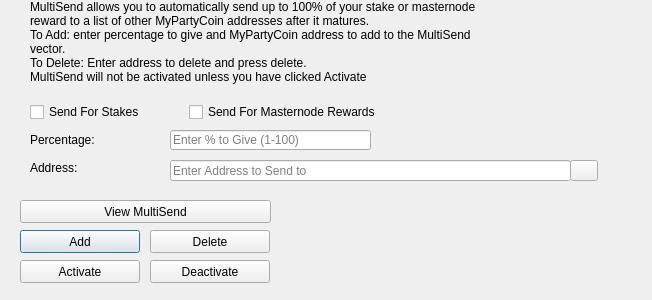
<?xml version="1.0" encoding="UTF-8"?>
<ui version="4.0">
 <class>MultiSendDialog</class>
 <widget class="QDialog" name="MultiSendDialog">
  <property name="windowModality">
   <enum>Qt::NonModal</enum>
  </property>
  <property name="geometry">
   <rect>
    <x>0</x>
    <y>0</y>
    <width>652</width>
    <height>300</height>
   </rect>
  </property>
  <property name="windowTitle">
   <string>MultiSend</string>
  </property>
  <widget class="QLineEdit" name="multiSendPercentEdit">
   <property name="geometry">
    <rect>
     <x>170</x>
     <y>130</y>
     <width>201</width>
     <height>20</height>
    </rect>
   </property>
   <property name="toolTip">
    <string>Enter whole numbers 1 - 100</string>
   </property>
   <property name="placeholderText">
    <string>Enter % to Give (1-100)</string>
   </property>
  </widget>
  <widget class="QLineEdit" name="multiSendAddressEdit">
   <property name="geometry">
    <rect>
     <x>170</x>
     <y>160</y>
     <width>401</width>
     <height>21</height>
    </rect>
   </property>
   <property name="toolTip">
    <string/>
   </property>
   <property name="placeholderText">
    <string>Enter Address to Send to</string>
   </property>
  </widget>
  <widget class="QLabel" name="label_2">
   <property name="geometry">
    <rect>
     <x>30</x>
     <y>0</y>
     <width>451</width>
     <height>121</height>
    </rect>
   </property>
   <property name="lineWidth">
    <number>1</number>
   </property>
   <property name="text">
    <string>MultiSend allows you to automatically send up to 100% of your stake or masternode reward to a list of other MyPartyCoin addresses after it matures.
To Add: enter percentage to give and MyPartyCoin address to add to the MultiSend vector.
To Delete: Enter address to delete and press delete.
MultiSend will not be activated unless you have clicked Activate</string>
   </property>
   <property name="alignment">
    <set>Qt::AlignLeading|Qt::AlignLeft|Qt::AlignTop</set>
   </property>
   <property name="wordWrap">
    <bool>true</bool>
   </property>
  </widget>
  <widget class="QLabel" name="message">
   <property name="geometry">
    <rect>
     <x>290</x>
     <y>200</y>
     <width>351</width>
     <height>91</height>
    </rect>
   </property>
   <property name="text">
    <string/>
   </property>
  </widget>
  <widget class="QPushButton" name="addButton">
   <property name="geometry">
    <rect>
     <x>20</x>
     <y>230</y>
     <width>120</width>
     <height>23</height>
    </rect>
   </property>
   <property name="toolTip">
    <string/>
   </property>
   <property name="statusTip">
    <string>Add to MultiSend Vector</string>
   </property>
   <property name="text">
    <string>Add</string>
   </property>
  </widget>
  <widget class="QPushButton" name="disableButton">
   <property name="geometry">
    <rect>
     <x>150</x>
     <y>260</y>
     <width>120</width>
     <height>23</height>
    </rect>
   </property>
   <property name="statusTip">
    <string>Deactivate MultiSend</string>
   </property>
   <property name="text">
    <string>Deactivate</string>
   </property>
  </widget>
  <widget class="QPushButton" name="addressBookButton">
   <property name="geometry">
    <rect>
     <x>570</x>
     <y>160</y>
     <width>28</width>
     <height>21</height>
    </rect>
   </property>
   <property name="toolTip">
    <string>Choose an address from the address book</string>
   </property>
   <property name="text">
    <string/>
   </property>
   <property name="icon">
    <iconset resource="../mypartycoin.qrc">
     <normaloff>:/icons/address-book</normaloff>:/icons/address-book</iconset>
   </property>
   <property name="shortcut">
    <string>Alt+A</string>
   </property>
   <property name="autoDefault">
    <bool>false</bool>
   </property>
  </widget>
  <widget class="QLabel" name="label">
   <property name="geometry">
    <rect>
     <x>30</x>
     <y>130</y>
     <width>121</width>
     <height>20</height>
    </rect>
   </property>
   <property name="toolTip">
    <string>Percentage of stake to send</string>
   </property>
   <property name="text">
    <string>Percentage:</string>
   </property>
  </widget>
  <widget class="QLabel" name="label_5">
   <property name="geometry">
    <rect>
     <x>30</x>
     <y>160</y>
     <width>111</width>
     <height>16</height>
    </rect>
   </property>
   <property name="toolTip">
    <string>Address to send portion of stake to</string>
   </property>
   <property name="text">
    <string>Address:</string>
   </property>
  </widget>
  <widget class="QPushButton" name="deleteButton">
   <property name="geometry">
    <rect>
     <x>150</x>
     <y>230</y>
     <width>120</width>
     <height>23</height>
    </rect>
   </property>
   <property name="toolTip">
    <string/>
   </property>
   <property name="statusTip">
    <string>Delete Address From MultiSend Vector</string>
   </property>
   <property name="text">
    <string>Delete</string>
   </property>
  </widget>
  <widget class="QPushButton" name="activateButton">
   <property name="geometry">
    <rect>
     <x>20</x>
     <y>260</y>
     <width>120</width>
     <height>23</height>
    </rect>
   </property>
   <property name="statusTip">
    <string>Activate MultiSend</string>
   </property>
   <property name="text">
    <string>Activate</string>
   </property>
  </widget>
  <widget class="QPushButton" name="viewButton">
   <property name="geometry">
    <rect>
     <x>20</x>
     <y>200</y>
     <width>251</width>
     <height>23</height>
    </rect>
   </property>
   <property name="toolTip">
    <string/>
   </property>
   <property name="statusTip">
    <string>View MultiSend Vector</string>
   </property>
   <property name="text">
    <string>View MultiSend</string>
   </property>
  </widget>
  <widget class="QWidget" name="horizontalLayoutWidget">
   <property name="geometry">
    <rect>
     <x>30</x>
     <y>100</y>
     <width>351</width>
     <height>24</height>
    </rect>
   </property>
   <layout class="QHBoxLayout" name="horizontalLayout">
    <item>
     <widget class="QCheckBox" name="multiSendStakeCheckBox">
      <property name="text">
       <string>Send For Stakes</string>
      </property>
     </widget>
    </item>
    <item>
     <widget class="QCheckBox" name="multiSendMasternodeCheckBox">
      <property name="text">
       <string>Send For Masternode Rewards</string>
      </property>
     </widget>
    </item>
   </layout>
  </widget>
 </widget>
 <resources>
  <include location="../mypartycoin.qrc"/>
 </resources>
 <connections/>
</ui>
